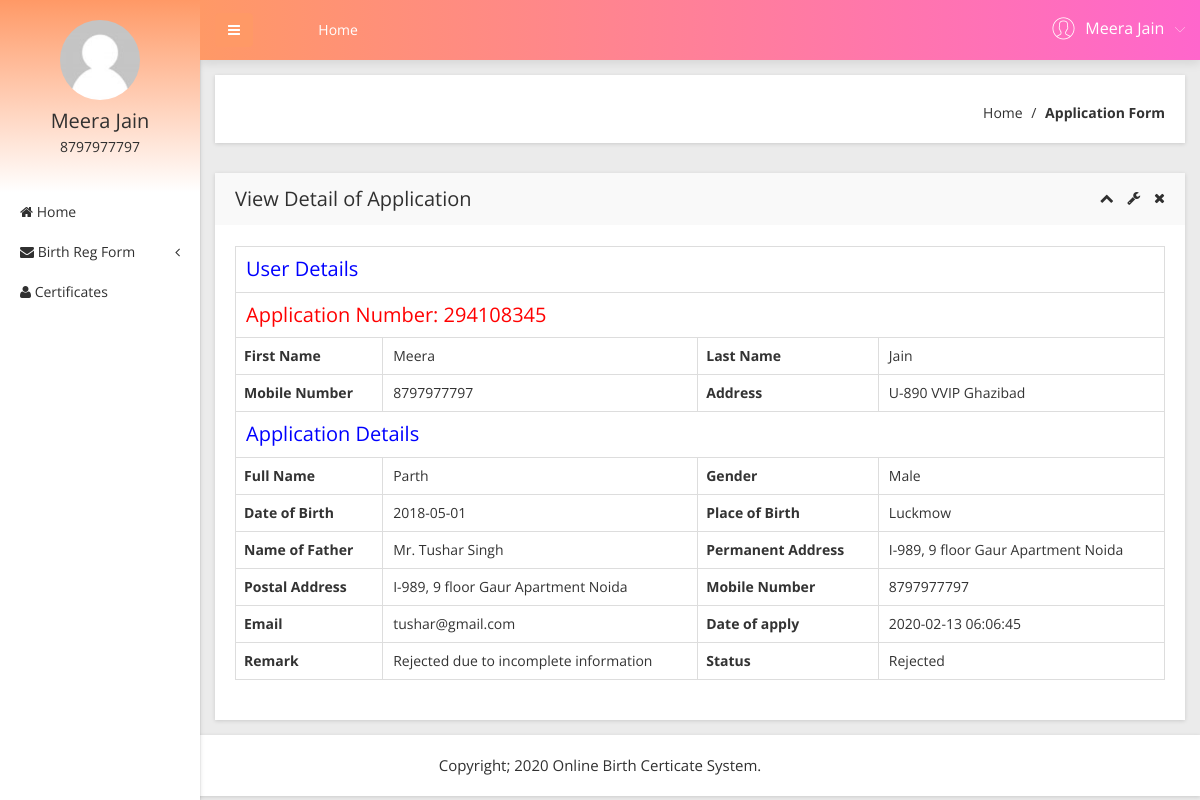
Screenshot of /obcs/user/view-application-detail.php?viewid=2 (signed in) with the database file from the repository.
### tables this page shows
CREATE TABLE `tbluser` (
  `ID` int(10) NOT NULL,
  `FirstName` varchar(200) DEFAULT NULL,
  `LastName` varchar(200) DEFAULT NULL,
  `MobileNumber` bigint(10) DEFAULT NULL,
  `Address` mediumtext DEFAULT NULL,
  `Password` varchar(200) NOT NULL,
  `RegDate` timestamp NULL DEFAULT current_timestamp()
);

CREATE TABLE `tblapplication` (
  `ID` int(10) NOT NULL,
  `UserID` int(5) NOT NULL,
  `ApplicationID` varchar(200) DEFAULT NULL,
  `DateofBirth` varchar(200) DEFAULT NULL,
  `Gender` varchar(50) DEFAULT NULL,
  `FullName` varchar(200) DEFAULT NULL,
  `PlaceofBirth` varchar(200) DEFAULT NULL,
  `NameofFather` varchar(200) DEFAULT NULL,
  `PermanentAdd` mediumtext DEFAULT NULL,
  `PostalAdd` mediumtext DEFAULT NULL,
  `MobileNumber` bigint(10) DEFAULT NULL,
  `Email` varchar(200) DEFAULT NULL,
  `Dateofapply` timestamp NULL DEFAULT current_timestamp(),
  `Remark` varchar(200) DEFAULT NULL,
  `Status` varchar(50) DEFAULT NULL,
  `UpdationDate` timestamp NULL DEFAULT NULL ON UPDATE current_timestamp()
);

### obcs/user/view-application-detail.php (the view, shortened to what this page needs)
<?php
include('includes/dbconnection.php');
if (strlen($_SESSION['obcsuid']==0)) {
  header('location:logout.php');
  } else{
  ?>
<!doctype html>
<html class="no-js" lang="en">
<head>
    <link rel="stylesheet" href="css/bootstrap.min.css">
    <link rel="stylesheet" href="css/font-awesome.min.css">
    <link rel="stylesheet" href="css/adminpro-custon-icon.css">
    <link rel="stylesheet" href="css/meanmenu.min.css">
    <link rel="stylesheet" href="css/jquery.mCustomScrollbar.min.css">
    <link rel="stylesheet" href="css/animate.css">
    <link rel="stylesheet" href="css/data-table/bootstrap-table.css">
    <link rel="stylesheet" href="css/data-table/bootstrap-editable.css">
    <link rel="stylesheet" href="css/normalize.css">
    <link rel="stylesheet" href="css/c3.min.css">
    <link rel="stylesheet" href="style.css">
    <link rel="stylesheet" href="css/responsive.css">
</head>
<body class="materialdesign">
    <div class="wrapper-pro">
      <?php include_once('includes/sidebar.php');?>
        <?php include_once('includes/header.php');?>
            <div class="breadcome-area mg-b-30 small-dn">
                <div class="container-fluid">
                    <div class="row">
                        <div class="col-lg-12">
                            <div class="breadcome-list shadow-reset">
                                <div class="row">
                                    <div class="col-lg-12">
                                        <ul class="breadcome-menu">
                                            <li><a href="dashboard.php">Home</a> <span class="bread-slash">/</span>
                                            </li>
                                            <li><span class="bread-blod">Application Form</span>
                                            </li>
                                        </ul>
                                    </div>
                                </div>
                            </div>
                        </div>
                    </div>
                </div>
            </div>
            <div class="data-table-area mg-b-15">
                <div class="container-fluid">
                    <div class="row">
                        <div class="col-lg-12">
                            <div class="sparkline13-list shadow-reset">
                                <div class="sparkline13-hd">
                                    <div class="main-sparkline13-hd">
                                        <h1>View <span class="table-project-n">Detail of</span> Application</h1>
                                        <div class="sparkline13-outline-icon">
                                            <span class="sparkline13-collapse-link"><i class="fa fa-chevron-up"></i></span>
                                            <span><i class="fa fa-wrench"></i></span>
                                            <span class="sparkline13-collapse-close"><i class="fa fa-times"></i></span>
                                        </div>
                                    </div>
                                </div>
                                <div class="sparkline13-graph">
                                    <div class="datatable-dashv1-list custom-datatable-overright">
                                         <?php
                               $vid=$_GET['viewid'];
$sql="SELECT tblapplication.*,tbluser.FirstName,tbluser.LastName,tbluser.MobileNumber,tbluser.Address from  tblapplication join  tbluser on tblapplication.UserID=tbluser.ID where tblapplication.ID=:vid";
$query = $dbh -> prepare($sql);
$query-> bindParam(':vid', $vid, PDO::PARAM_STR);
$query->execute();
$results=$query->fetchAll(PDO::FETCH_OBJ);
if($query->rowCount() > 0)
{
foreach($results as $row)
{               ?>
                                <table border="1" class="table table-bordered">
 <tr align="center">
<td colspan="4" style="font-size:20px;color:blue">
 User Details</td></tr>
<tr align="center">
<td colspan="4" style="font-size:20px;color:red">
 Application Number:   <?php  echo $row->ApplicationID;?></td></tr>
    <tr>
    <th scope>First Name</th>
    <td><?php  echo $row->FirstName;?></td>
    <th scope>Last Name</th>
    <td><?php  echo $row->LastName;?></td>
  </tr>
  <tr>
    <th scope>Mobile Number</th>
    <td><?php  echo $row->MobileNumber;?></td>
    <th>Address</th>
    <td><?php  echo $row->Address;?></td>
  </tr>
<tr align="center">
<td colspan="4" style="font-size:20px;color:blue">
 Application Details</td></tr>
 <tr>
    <th scope>Full Name</th>
    <td><?php  echo $row->FullName;?></td>
    <th scope>Gender</th>
    <td><?php  echo $row->Gender;?></td>
  </tr>
   <tr>
    <th scope>Date of Birth</th>
    <td><?php  echo $row->DateofBirth;?></td>
    <th scope>Place of Birth</th>
    <td><?php  echo $row->PlaceofBirth;?></td>
  </tr>
  <tr>
    <th scope>Name of Father</th>
    <td><?php  echo $row->NameofFather;?></td>
    <th scope>Permanent Address</th>
    <td><?php  echo $row->PermanentAdd;?></td>
  </tr>
   <tr>
    <th scope>Postal Address</th>
    <td><?php  echo $row->PostalAdd;?></td>
    <th scope>Mobile Number</th>
    <td><?php  echo $row->MobileNumber;?></td>
  </tr>
   <tr>
    <th scope>Email</th>
    <td><?php  echo $row->Email;?></td>
    <th scope>Date of apply</th>
    <td><?php  echo $row->Dateofapply;?></td>
  </tr>
  <tr>
    <th scope>Remark</th>
    <?php if($row->Remark==""){ ?>
                     <td><?php echo "Your apllication still pending"; ?></td>
<?php } else { ?>                  <td><?php  echo htmlentities($row->Remark);?>
                  </td>
                  <?php } ?>
    <th scope>Status</th>
    <?php if($row->Status==""){ ?>
                     <td><?php echo "Pending"; ?></td>
<?php } else { ?>                  <td><?php  echo htmlentities($row->Status);?>
                  </td>
                  <?php } ?>
  </tr>
  <?php }}?>
</table>
                                    </div>
                                </div>
                            </div>
                        </div>
                    </div>
                </div>
            </div>
        </div>
    </div>
  <?php include_once('includes/footer.php');?>
</body>
</html><?php }  ?>

### obcs/user/includes/sidebar.php (shortened to what this page needs)
        <?php
include('includes/dbconnection.php');
if (strlen($_SESSION['obcsuid']==0)) {
  header('location:logout.php');
  } else{
  ?>
  <div class="left-sidebar-pro">
            <nav id="sidebar">
                <div class="sidebar-header">
                     <?php
$uid=$_SESSION['obcsuid'];
$sql="SELECT FirstName,LastName,MobileNumber from  tbluser where ID=:uid";
$query = $dbh -> prepare($sql);
$query->bindParam(':uid',$uid,PDO::PARAM_STR);
$query->execute();
$results=$query->fetchAll(PDO::FETCH_OBJ);
$cnt=1;
if($query->rowCount() > 0)
{
foreach($results as $row)
{               ?>
                    <a href="#"><img src="img/message/avatar.jpg" alt="" />
                    </a>
                    <h3><?php  echo $row->FirstName;?>  <?php  echo $row->LastName;?></h3>
                    <p><?php  echo $row->MobileNumber;?></p><?php $cnt=$cnt+1;}} ?>
                </div>
                <div class="left-custom-menu-adp-wrap">
                    <ul class="nav navbar-nav left-sidebar-menu-pro">
                        <li class="nav-item">
                            <a href="dashboard.php" role="button" aria-expanded="false"><i class="fa big-icon fa-home"></i> <span class="mini-dn">Home</span> </a>
                        </li>
                        <li class="nav-item"><a href="#" data-toggle="dropdown" role="button" aria-expanded="false" class="nav-link dropdown-toggle"><i class="fa big-icon fa-envelope"></i> <span class="mini-dn">Birth Reg Form</span> <span class="indicator-right-menu mini-dn"><i class="fa indicator-mn fa-angle-left"></i></span></a>
                        </li>
                       <li class="nav-item">
                            <a href="certificates-list.php" role="button" aria-expanded="false"><i class="fa big-icon fa-user"></i> <span class="mini-dn">Certificates</span> </a>
                        </li>
                    </ul>
                </div>
            </nav>
        </div><?php }  ?>

### obcs/user/includes/header.php (shortened to what this page needs)
       <?php
include('includes/dbconnection.php');
if (strlen($_SESSION['obcsuid']==0)) {
  header('location:logout.php');
  } else{
  ?>
 <div class="content-inner-all">
            <div class="header-top-area">
                <div class="fixed-header-top">
                    <div class="container-fluid">
                        <div class="row">
                            <div class="col-lg-1 col-md-6 col-sm-6 col-xs-12">
                                <button type="button" id="sidebarCollapse" class="btn bar-button-pro header-drl-controller-btn btn-info navbar-btn">
                                    <i class="fa fa-bars"></i>
                                </button>
                            </div>
                            <div class="col-lg-6 col-md-1 col-sm-1 col-xs-12">
                                <div class="header-top-menu tabl-d-n">
                                    <ul class="nav navbar-nav mai-top-nav">
                                        <li class="nav-item"><a href="dashboard.php" class="nav-link">Home</a>
                                        </li>
                                    </ul>
                                </div>
                            </div>
                            <div class="col-lg-5 col-md-5 col-sm-6 col-xs-12">
                                <div class="header-right-info">
                                    <ul class="nav navbar-nav mai-top-nav header-right-menu">
                                <?php
$uid=$_SESSION['obcsuid'];
$sql="SELECT FirstName,LastName,MobileNumber from  tbluser where ID=:uid";
$query = $dbh -> prepare($sql);
$query->bindParam(':uid',$uid,PDO::PARAM_STR);
$query->execute();
$results=$query->fetchAll(PDO::FETCH_OBJ);
$cnt=1;
if($query->rowCount() > 0)
{
foreach($results as $row)
{               ?>
                                        <li class="nav-item">
                                            <a href="#" data-toggle="dropdown" role="button" aria-expanded="false" class="nav-link dropdown-toggle">
                                                <span class="adminpro-icon adminpro-user-rounded header-riht-inf"></span>
                                                <span class="admin-name"><?php  echo $row->FirstName;?>  <?php  echo $row->LastName;?> </span>
                                                <span class="author-project-icon adminpro-icon adminpro-down-arrow"></span><?php $cnt=$cnt+1;}} ?>
                                            </a>
                                        </li>
                                    </ul>
                                </div>
                            </div>
                        </div>
                    </div>
                </div>
            </div><?php }  ?>

### rows the page displays
tbluser: FirstName "Meera", LastName "Jain", MobileNumber "8797977797"
tblapplication: ApplicationID "294108345", UserID.FirstName "Meera", UserID.LastName "Jain", UserID.MobileNumber "8797977797", UserID.Address "U-890 VVIP Ghazibad", FullName "Parth", Gender "Male", DateofBirth "2018-05-01", PlaceofBirth "Luckmow", NameofFather "Mr. Tushar Singh", PermanentAdd "I-989, 9 floor Gaur Apartment Noida", PostalAdd "I-989, 9 floor Gaur Apartment Noida", Email "tushar@gmail.com", Dateofapply "2020-02-13 06:06:45", Remark "Rejected due to incomplete information", Status "Rejected"
